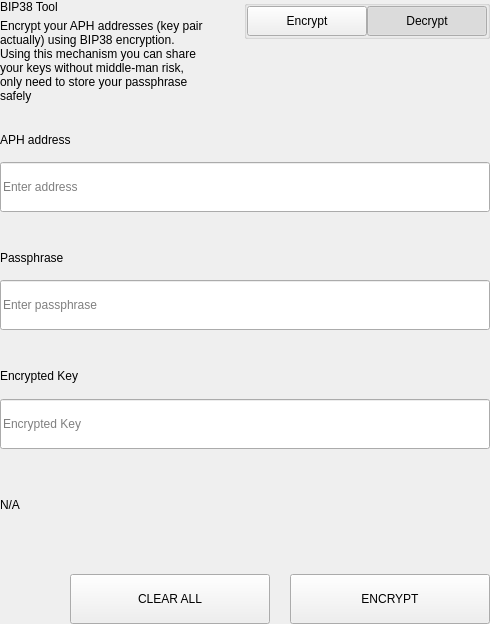
<?xml version="1.0" encoding="UTF-8"?>
<ui version="4.0">
 <class>SettingsBitToolWidget</class>
 <widget class="QWidget" name="SettingsBitToolWidget">
  <property name="geometry">
   <rect>
    <x>0</x>
    <y>0</y>
    <width>490</width>
    <height>624</height>
   </rect>
  </property>
  <property name="windowTitle">
   <string>Form</string>
  </property>
  <layout class="QVBoxLayout" name="verticalLayout">
   <property name="spacing">
    <number>0</number>
   </property>
   <property name="leftMargin">
    <number>0</number>
   </property>
   <property name="topMargin">
    <number>0</number>
   </property>
   <property name="rightMargin">
    <number>0</number>
   </property>
   <property name="bottomMargin">
    <number>0</number>
   </property>
   <item>
    <widget class="QWidget" name="left" native="true">
     <layout class="QVBoxLayout" name="verticalLayout_3">
      <property name="leftMargin">
       <number>0</number>
      </property>
      <property name="topMargin">
       <number>0</number>
      </property>
      <property name="rightMargin">
       <number>0</number>
      </property>
      <property name="bottomMargin">
       <number>0</number>
      </property>
      <item>
       <layout class="QVBoxLayout" name="verticalLayout_2">
        <property name="spacing">
         <number>0</number>
        </property>
        <item>
         <layout class="QHBoxLayout" name="horizontalLayout_3" stretch="3,1">
          <property name="spacing">
           <number>40</number>
          </property>
          <item>
           <layout class="QVBoxLayout" name="verticalLayoutTitle">
            <property name="spacing">
             <number>5</number>
            </property>
            <item>
             <widget class="QLabel" name="labelTitle">
              <property name="text">
               <string>BIP38 Tool</string>
              </property>
             </widget>
            </item>
            <item>
             <widget class="QLabel" name="labelSubtitle1">
              <property name="text">
               <string>Encrypt your APH addresses (key pair actually) using BIP38 encryption.
Using this mechanism you can share your keys without middle-man risk, only need to store your passphrase safely</string>
              </property>
              <property name="wordWrap">
               <bool>true</bool>
              </property>
             </widget>
            </item>
           </layout>
          </item>
          <item alignment="Qt::AlignTop">
           <widget class="QGroupBox" name="groupBox">
            <property name="title">
             <string/>
            </property>
            <property name="alignment">
             <set>Qt::AlignLeading|Qt::AlignLeft|Qt::AlignTop</set>
            </property>
            <layout class="QHBoxLayout" name="horizontalLayout_4">
             <property name="spacing">
              <number>0</number>
             </property>
             <property name="leftMargin">
              <number>0</number>
             </property>
             <property name="topMargin">
              <number>0</number>
             </property>
             <property name="rightMargin">
              <number>0</number>
             </property>
             <property name="bottomMargin">
              <number>0</number>
             </property>
             <item>
              <spacer name="horizontalSpacer">
               <property name="orientation">
                <enum>Qt::Horizontal</enum>
               </property>
               <property name="sizeHint" stdset="0">
                <size>
                 <width>40</width>
                 <height>20</height>
                </size>
               </property>
              </spacer>
             </item>
             <item>
              <widget class="QPushButton" name="pushLeft">
               <property name="minimumSize">
                <size>
                 <width>120</width>
                 <height>30</height>
                </size>
               </property>
               <property name="maximumSize">
                <size>
                 <width>120</width>
                 <height>30</height>
                </size>
               </property>
               <property name="focusPolicy">
                <enum>Qt::NoFocus</enum>
               </property>
               <property name="text">
                <string>Encrypt</string>
               </property>
               <property name="checkable">
                <bool>true</bool>
               </property>
               <property name="autoExclusive">
                <bool>true</bool>
               </property>
              </widget>
             </item>
             <item>
              <widget class="QPushButton" name="pushRight">
               <property name="minimumSize">
                <size>
                 <width>120</width>
                 <height>30</height>
                </size>
               </property>
               <property name="maximumSize">
                <size>
                 <width>120</width>
                 <height>30</height>
                </size>
               </property>
               <property name="focusPolicy">
                <enum>Qt::NoFocus</enum>
               </property>
               <property name="text">
                <string>Decrypt</string>
               </property>
               <property name="checkable">
                <bool>true</bool>
               </property>
               <property name="checked">
                <bool>true</bool>
               </property>
               <property name="autoExclusive">
                <bool>true</bool>
               </property>
              </widget>
             </item>
            </layout>
           </widget>
          </item>
         </layout>
        </item>
        <item>
         <widget class="QStackedWidget" name="stackedWidget">
          <property name="currentIndex">
           <number>1</number>
          </property>
          <widget class="QWidget" name="pageDecrypt">
           <layout class="QVBoxLayout" name="verticalLayout_5">
            <property name="spacing">
             <number>0</number>
            </property>
            <property name="leftMargin">
             <number>0</number>
            </property>
            <property name="topMargin">
             <number>0</number>
            </property>
            <property name="rightMargin">
             <number>0</number>
            </property>
            <property name="bottomMargin">
             <number>0</number>
            </property>
            <item>
             <widget class="QWidget" name="widget" native="true">
              <property name="minimumSize">
               <size>
                <width>0</width>
                <height>100</height>
               </size>
              </property>
              <layout class="QVBoxLayout" name="verticalLayout_4">
               <property name="spacing">
                <number>0</number>
               </property>
               <property name="leftMargin">
                <number>0</number>
               </property>
               <property name="topMargin">
                <number>0</number>
               </property>
               <property name="rightMargin">
                <number>0</number>
               </property>
               <property name="bottomMargin">
                <number>0</number>
               </property>
               <item>
                <spacer name="verticalSpacer_2">
                 <property name="orientation">
                  <enum>Qt::Vertical</enum>
                 </property>
                 <property name="sizeType">
                  <enum>QSizePolicy::Fixed</enum>
                 </property>
                 <property name="sizeHint" stdset="0">
                  <size>
                   <width>20</width>
                   <height>20</height>
                  </size>
                 </property>
                </spacer>
               </item>
               <item>
                <layout class="QHBoxLayout" name="horizontalLayout_6" stretch="2">
                 <property name="spacing">
                  <number>0</number>
                 </property>
                 <item>
                  <layout class="QVBoxLayout" name="verticalLayout_7">
                   <property name="spacing">
                    <number>9</number>
                   </property>
                   <item>
                    <widget class="QLabel" name="labelSubtitleKey">
                     <property name="minimumSize">
                      <size>
                       <width>0</width>
                       <height>20</height>
                      </size>
                     </property>
                     <property name="maximumSize">
                      <size>
                       <width>16777215</width>
                       <height>20</height>
                      </size>
                     </property>
                     <property name="text">
                      <string>Encrypted key</string>
                     </property>
                    </widget>
                   </item>
                   <item>
                    <widget class="QLineEdit" name="lineEditKey">
                     <property name="minimumSize">
                      <size>
                       <width>0</width>
                       <height>50</height>
                      </size>
                     </property>
                     <property name="maximumSize">
                      <size>
                       <width>16777215</width>
                       <height>50</height>
                      </size>
                     </property>
                     <property name="placeholderText">
                      <string>Enter a encrypted key</string>
                     </property>
                    </widget>
                   </item>
                  </layout>
                 </item>
                </layout>
               </item>
               <item>
                <spacer name="verticalSpacer_3">
                 <property name="orientation">
                  <enum>Qt::Vertical</enum>
                 </property>
                 <property name="sizeType">
                  <enum>QSizePolicy::Fixed</enum>
                 </property>
                 <property name="sizeHint" stdset="0">
                  <size>
                   <width>20</width>
                   <height>20</height>
                  </size>
                 </property>
                </spacer>
               </item>
               <item>
                <layout class="QVBoxLayout" name="verticalLayout_9">
                 <property name="spacing">
                  <number>9</number>
                 </property>
                 <item>
                  <widget class="QLabel" name="labelSubtitlePassphrase">
                   <property name="maximumSize">
                    <size>
                     <width>16777215</width>
                     <height>20</height>
                    </size>
                   </property>
                   <property name="text">
                    <string>Passphrase</string>
                   </property>
                  </widget>
                 </item>
                 <item>
                  <widget class="QLineEdit" name="lineEditPassphrase">
                   <property name="minimumSize">
                    <size>
                     <width>0</width>
                     <height>50</height>
                    </size>
                   </property>
                   <property name="maximumSize">
                    <size>
                     <width>16777215</width>
                     <height>50</height>
                    </size>
                   </property>
                   <property name="placeholderText">
                    <string>Enter a passphrase</string>
                   </property>
                  </widget>
                 </item>
                </layout>
               </item>
               <item>
                <spacer name="verticalSpacer_4">
                 <property name="orientation">
                  <enum>Qt::Vertical</enum>
                 </property>
                 <property name="sizeType">
                  <enum>QSizePolicy::Fixed</enum>
                 </property>
                 <property name="sizeHint" stdset="0">
                  <size>
                   <width>20</width>
                   <height>20</height>
                  </size>
                 </property>
                </spacer>
               </item>
               <item>
                <widget class="QWidget" name="widget_3" native="true">
                 <property name="sizePolicy">
                  <sizepolicy hsizetype="Preferred" vsizetype="Fixed">
                   <horstretch>0</horstretch>
                   <verstretch>0</verstretch>
                  </sizepolicy>
                 </property>
                 <layout class="QVBoxLayout" name="verticalLayout_10">
                  <property name="spacing">
                   <number>9</number>
                  </property>
                  <property name="leftMargin">
                   <number>0</number>
                  </property>
                  <property name="topMargin">
                   <number>0</number>
                  </property>
                  <property name="rightMargin">
                   <number>0</number>
                  </property>
                  <property name="bottomMargin">
                   <number>0</number>
                  </property>
                  <item>
                   <widget class="QLabel" name="labelSubtitleDecryptResult">
                    <property name="minimumSize">
                     <size>
                      <width>0</width>
                      <height>20</height>
                     </size>
                    </property>
                    <property name="maximumSize">
                     <size>
                      <width>16777215</width>
                      <height>20</height>
                     </size>
                    </property>
                    <property name="text">
                     <string>Decrypted address result</string>
                    </property>
                   </widget>
                  </item>
                  <item>
                   <widget class="QWidget" name="widget_4" native="true">
                    <layout class="QHBoxLayout" name="horizontalLayout" stretch="6,0,1">
                     <property name="spacing">
                      <number>0</number>
                     </property>
                     <property name="leftMargin">
                      <number>0</number>
                     </property>
                     <property name="topMargin">
                      <number>0</number>
                     </property>
                     <property name="rightMargin">
                      <number>0</number>
                     </property>
                     <property name="bottomMargin">
                      <number>0</number>
                     </property>
                     <item alignment="Qt::AlignVCenter">
                      <widget class="QLineEdit" name="lineEditDecryptResult">
                       <property name="minimumSize">
                        <size>
                         <width>0</width>
                         <height>50</height>
                        </size>
                       </property>
                       <property name="maximumSize">
                        <size>
                         <width>16777215</width>
                         <height>50</height>
                        </size>
                       </property>
                       <property name="placeholderText">
                        <string>Decrypted Address</string>
                       </property>
                      </widget>
                     </item>
                     <item>
                      <spacer name="horizontalSpacer_4">
                       <property name="orientation">
                        <enum>Qt::Horizontal</enum>
                       </property>
                       <property name="sizeType">
                        <enum>QSizePolicy::Fixed</enum>
                       </property>
                       <property name="sizeHint" stdset="0">
                        <size>
                         <width>20</width>
                         <height>50</height>
                        </size>
                       </property>
                      </spacer>
                     </item>
                     <item>
                      <widget class="QPushButton" name="pushButtonImport">
                       <property name="minimumSize">
                        <size>
                         <width>140</width>
                         <height>40</height>
                        </size>
                       </property>
                       <property name="text">
                        <string>Import Address</string>
                       </property>
                      </widget>
                     </item>
                    </layout>
                   </widget>
                  </item>
                 </layout>
                </widget>
               </item>
               <item>
                <widget class="QLabel" name="statusLabel_DEC">
                 <property name="maximumSize">
                  <size>
                   <width>16777215</width>
                   <height>40</height>
                  </size>
                 </property>
                 <property name="text">
                  <string/>
                 </property>
                </widget>
               </item>
               <item>
                <spacer name="verticalSpacer">
                 <property name="orientation">
                  <enum>Qt::Vertical</enum>
                 </property>
                 <property name="sizeType">
                  <enum>QSizePolicy::Preferred</enum>
                 </property>
                 <property name="sizeHint" stdset="0">
                  <size>
                   <width>20</width>
                   <height>20</height>
                  </size>
                 </property>
                </spacer>
               </item>
               <item>
                <layout class="QHBoxLayout" name="horizontalLayout_7">
                 <property name="spacing">
                  <number>0</number>
                 </property>
                 <item>
                  <spacer name="horizontalSpacer_5">
                   <property name="orientation">
                    <enum>Qt::Horizontal</enum>
                   </property>
                   <property name="sizeType">
                    <enum>QSizePolicy::Expanding</enum>
                   </property>
                   <property name="sizeHint" stdset="0">
                    <size>
                     <width>40</width>
                     <height>20</height>
                    </size>
                   </property>
                  </spacer>
                 </item>
                 <item>
                  <widget class="QPushButton" name="pushButtonDecryptClear">
                   <property name="minimumSize">
                    <size>
                     <width>200</width>
                     <height>50</height>
                    </size>
                   </property>
                   <property name="maximumSize">
                    <size>
                     <width>200</width>
                     <height>50</height>
                    </size>
                   </property>
                   <property name="text">
                    <string>CLEAR</string>
                   </property>
                  </widget>
                 </item>
                 <item>
                  <spacer name="horizontalSpacer_3">
                   <property name="orientation">
                    <enum>Qt::Horizontal</enum>
                   </property>
                   <property name="sizeType">
                    <enum>QSizePolicy::Fixed</enum>
                   </property>
                   <property name="sizeHint" stdset="0">
                    <size>
                     <width>20</width>
                     <height>20</height>
                    </size>
                   </property>
                  </spacer>
                 </item>
                 <item>
                  <widget class="QPushButton" name="pushButtonDecrypt">
                   <property name="minimumSize">
                    <size>
                     <width>200</width>
                     <height>50</height>
                    </size>
                   </property>
                   <property name="maximumSize">
                    <size>
                     <width>200</width>
                     <height>50</height>
                    </size>
                   </property>
                   <property name="text">
                    <string>DECRYPT KEY</string>
                   </property>
                  </widget>
                 </item>
                </layout>
               </item>
              </layout>
             </widget>
            </item>
           </layout>
          </widget>
          <widget class="QWidget" name="pageEncrypt">
           <layout class="QVBoxLayout" name="verticalLayout_11">
            <property name="spacing">
             <number>0</number>
            </property>
            <property name="leftMargin">
             <number>0</number>
            </property>
            <property name="topMargin">
             <number>0</number>
            </property>
            <property name="rightMargin">
             <number>0</number>
            </property>
            <property name="bottomMargin">
             <number>0</number>
            </property>
            <item>
             <spacer name="verticalSpacer_8">
              <property name="orientation">
               <enum>Qt::Vertical</enum>
              </property>
              <property name="sizeType">
               <enum>QSizePolicy::Fixed</enum>
              </property>
              <property name="sizeHint" stdset="0">
               <size>
                <width>20</width>
                <height>20</height>
               </size>
              </property>
             </spacer>
            </item>
            <item>
             <widget class="QWidget" name="containerAddressEnc" native="true">
              <layout class="QVBoxLayout" name="containerAddressEncLayout">
               <property name="spacing">
                <number>5</number>
               </property>
               <property name="leftMargin">
                <number>0</number>
               </property>
               <property name="topMargin">
                <number>0</number>
               </property>
               <property name="rightMargin">
                <number>0</number>
               </property>
               <property name="bottomMargin">
                <number>0</number>
               </property>
               <item>
                <widget class="QLabel" name="labelSubtitleAddress">
                 <property name="minimumSize">
                  <size>
                   <width>0</width>
                   <height>20</height>
                  </size>
                 </property>
                 <property name="maximumSize">
                  <size>
                   <width>16777215</width>
                   <height>20</height>
                  </size>
                 </property>
                 <property name="text">
                  <string>APH address</string>
                 </property>
                </widget>
               </item>
               <item>
                <widget class="QLineEdit" name="addressIn_ENC">
                 <property name="minimumSize">
                  <size>
                   <width>0</width>
                   <height>50</height>
                  </size>
                 </property>
                 <property name="placeholderText">
                  <string>Enter address</string>
                 </property>
                </widget>
               </item>
              </layout>
             </widget>
            </item>
            <item>
             <spacer name="verticalSpacer_6">
              <property name="orientation">
               <enum>Qt::Vertical</enum>
              </property>
              <property name="sizeType">
               <enum>QSizePolicy::Fixed</enum>
              </property>
              <property name="sizeHint" stdset="0">
               <size>
                <width>20</width>
                <height>20</height>
               </size>
              </property>
             </spacer>
            </item>
            <item>
             <widget class="QWidget" name="containerAddress" native="true">
              <layout class="QHBoxLayout" name="horizontalLayout_9" stretch="2">
               <property name="spacing">
                <number>0</number>
               </property>
               <property name="leftMargin">
                <number>0</number>
               </property>
               <property name="topMargin">
                <number>0</number>
               </property>
               <property name="rightMargin">
                <number>0</number>
               </property>
               <property name="bottomMargin">
                <number>0</number>
               </property>
               <item>
                <layout class="QVBoxLayout" name="verticalLayout_8">
                 <property name="spacing">
                  <number>5</number>
                 </property>
                 <item>
                  <widget class="QLabel" name="labelSubtitleMessage">
                   <property name="minimumSize">
                    <size>
                     <width>0</width>
                     <height>20</height>
                    </size>
                   </property>
                   <property name="maximumSize">
                    <size>
                     <width>16777215</width>
                     <height>20</height>
                    </size>
                   </property>
                   <property name="text">
                    <string>Passphrase</string>
                   </property>
                  </widget>
                 </item>
                 <item>
                  <widget class="QLineEdit" name="passphraseIn_ENC">
                   <property name="minimumSize">
                    <size>
                     <width>0</width>
                     <height>50</height>
                    </size>
                   </property>
                   <property name="maximumSize">
                    <size>
                     <width>16777215</width>
                     <height>50</height>
                    </size>
                   </property>
                   <property name="placeholderText">
                    <string>Enter passphrase</string>
                   </property>
                  </widget>
                 </item>
                </layout>
               </item>
              </layout>
             </widget>
            </item>
            <item>
             <spacer name="verticalSpacer_7">
              <property name="orientation">
               <enum>Qt::Vertical</enum>
              </property>
              <property name="sizeType">
               <enum>QSizePolicy::Fixed</enum>
              </property>
              <property name="sizeHint" stdset="0">
               <size>
                <width>20</width>
                <height>20</height>
               </size>
              </property>
             </spacer>
            </item>
            <item>
             <widget class="QWidget" name="widget_2" native="true">
              <property name="minimumSize">
               <size>
                <width>0</width>
                <height>75</height>
               </size>
              </property>
              <property name="maximumSize">
               <size>
                <width>16777215</width>
                <height>16777215</height>
               </size>
              </property>
              <layout class="QVBoxLayout" name="verticalLayout_6">
               <property name="leftMargin">
                <number>0</number>
               </property>
               <property name="topMargin">
                <number>0</number>
               </property>
               <property name="rightMargin">
                <number>0</number>
               </property>
               <property name="bottomMargin">
                <number>0</number>
               </property>
               <item>
                <widget class="QLabel" name="labelSubtitleEncryptedKey">
                 <property name="minimumSize">
                  <size>
                   <width>0</width>
                   <height>20</height>
                  </size>
                 </property>
                 <property name="maximumSize">
                  <size>
                   <width>16777215</width>
                   <height>20</height>
                  </size>
                 </property>
                 <property name="text">
                  <string>Encrypted Key</string>
                 </property>
                </widget>
               </item>
               <item>
                <widget class="QLineEdit" name="encryptedKeyOut_ENC">
                 <property name="minimumSize">
                  <size>
                   <width>0</width>
                   <height>50</height>
                  </size>
                 </property>
                 <property name="placeholderText">
                  <string>Encrypted Key</string>
                 </property>
                </widget>
               </item>
              </layout>
             </widget>
            </item>
            <item>
             <widget class="QLabel" name="statusLabel_ENC">
              <property name="text">
               <string notr="true">N/A</string>
              </property>
             </widget>
            </item>
            <item>
             <spacer name="verticalSpacer_5">
              <property name="orientation">
               <enum>Qt::Vertical</enum>
              </property>
              <property name="sizeType">
               <enum>QSizePolicy::Fixed</enum>
              </property>
              <property name="sizeHint" stdset="0">
               <size>
                <width>20</width>
                <height>20</height>
               </size>
              </property>
             </spacer>
            </item>
            <item>
             <layout class="QHBoxLayout" name="horizontalLayout_8">
              <property name="spacing">
               <number>0</number>
              </property>
              <item>
               <spacer name="horizontalSpacer_6">
                <property name="orientation">
                 <enum>Qt::Horizontal</enum>
                </property>
                <property name="sizeType">
                 <enum>QSizePolicy::Expanding</enum>
                </property>
                <property name="sizeHint" stdset="0">
                 <size>
                  <width>40</width>
                  <height>20</height>
                 </size>
                </property>
               </spacer>
              </item>
              <item>
               <widget class="QPushButton" name="pushButtonClear">
                <property name="minimumSize">
                 <size>
                  <width>200</width>
                  <height>50</height>
                 </size>
                </property>
                <property name="focusPolicy">
                 <enum>Qt::NoFocus</enum>
                </property>
                <property name="text">
                 <string>CLEAR ALL</string>
                </property>
               </widget>
              </item>
              <item>
               <spacer name="horizontalSpacer_2">
                <property name="orientation">
                 <enum>Qt::Horizontal</enum>
                </property>
                <property name="sizeType">
                 <enum>QSizePolicy::Fixed</enum>
                </property>
                <property name="sizeHint" stdset="0">
                 <size>
                  <width>20</width>
                  <height>20</height>
                 </size>
                </property>
               </spacer>
              </item>
              <item>
               <widget class="QPushButton" name="pushButtonEncrypt">
                <property name="minimumSize">
                 <size>
                  <width>200</width>
                  <height>50</height>
                 </size>
                </property>
                <property name="maximumSize">
                 <size>
                  <width>200</width>
                  <height>50</height>
                 </size>
                </property>
                <property name="focusPolicy">
                 <enum>Qt::NoFocus</enum>
                </property>
                <property name="text">
                 <string>ENCRYPT</string>
                </property>
               </widget>
              </item>
             </layout>
            </item>
           </layout>
          </widget>
         </widget>
        </item>
       </layout>
      </item>
     </layout>
    </widget>
   </item>
  </layout>
 </widget>
 <resources/>
 <connections/>
</ui>
